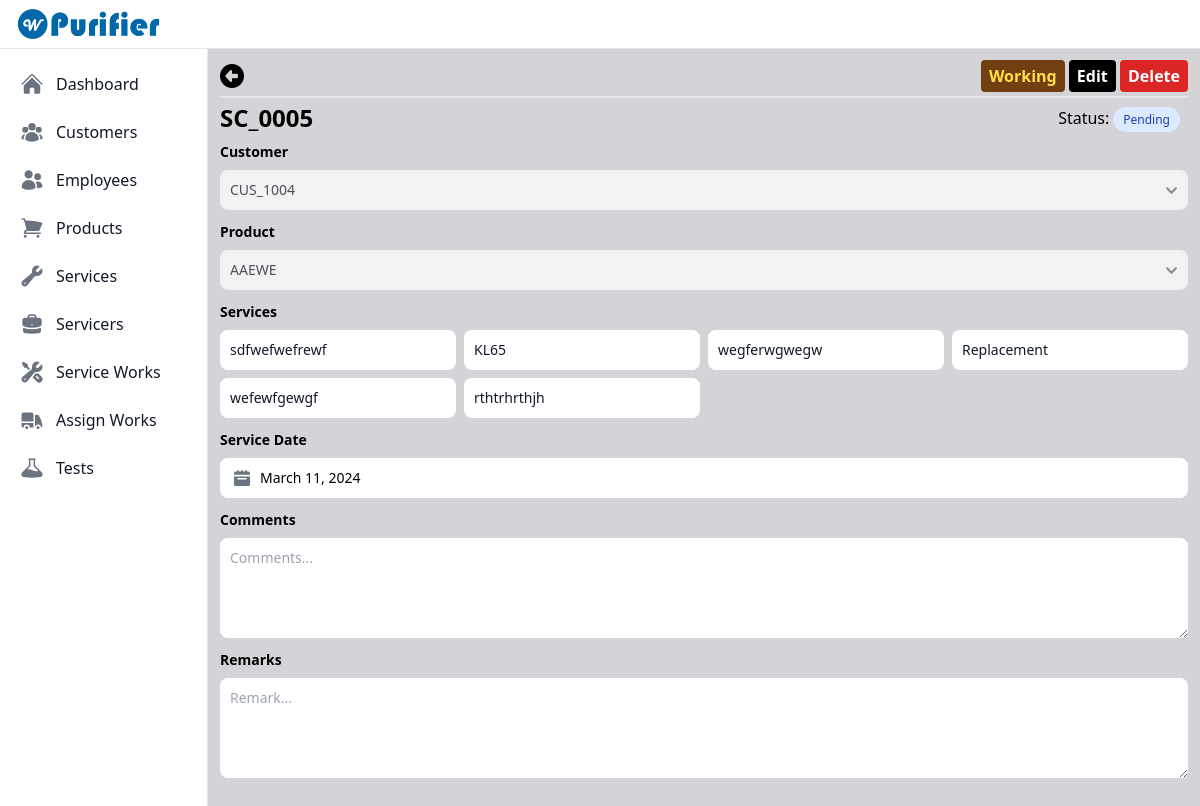
The app's page /each_service_work/d4be989f-b33c-4314-bc52-48e6b86bb324 (signed in), older data.
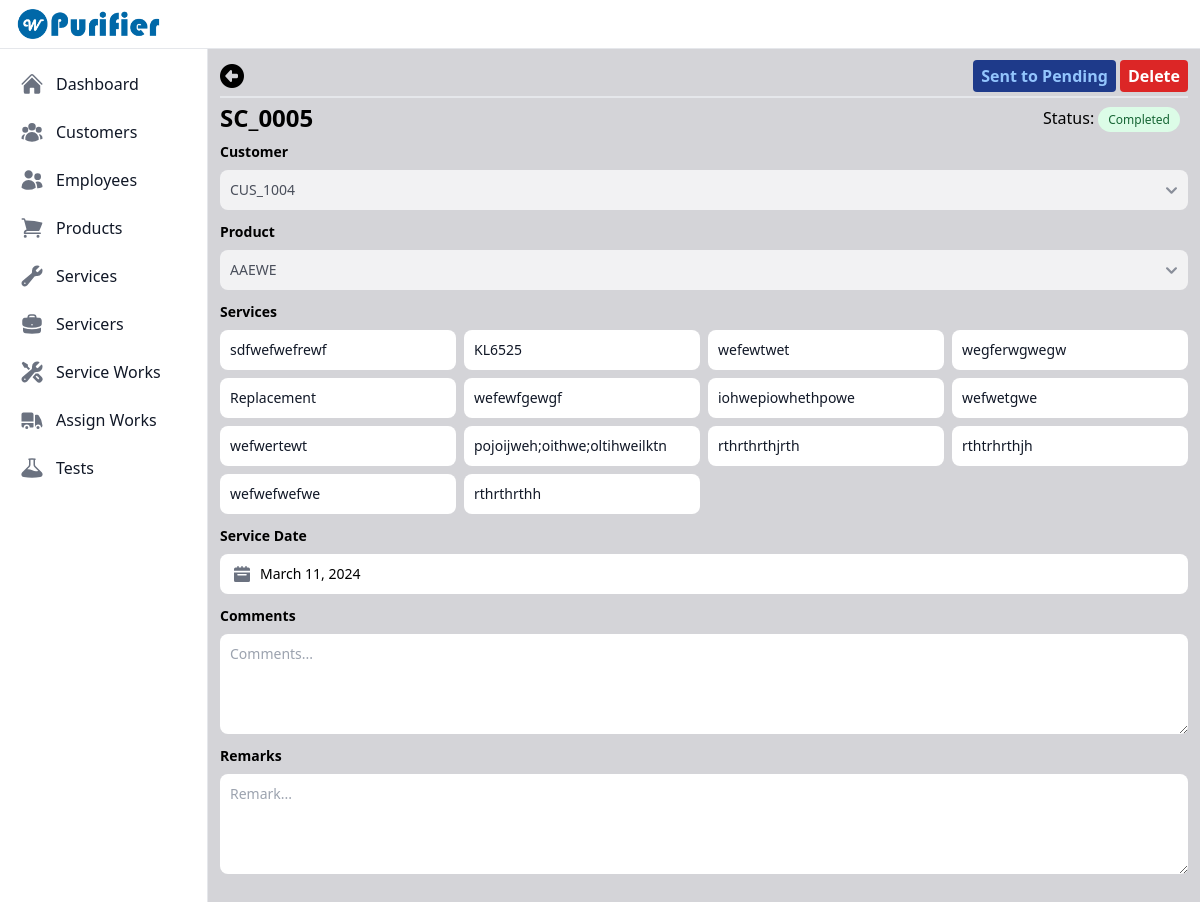
The same page, newer data.
### purifier/models.py (models this page shows, shortened)
class ServiceWork(models.Model):
    STATUS_CHOICES = (
        ('pending', 'Pending'),
        ('working', 'Working'),
        ('completed', 'Completed'),
    )
    id = models.UUIDField(primary_key=True, default=uuid.uuid4, unique=True, editable=False)
    service_work_code = models.CharField(max_length=50, blank=True, unique=True)
    customer_code = models.ForeignKey(Customer, on_delete=models.CASCADE)
    product = models.ForeignKey(Product, on_delete=models.CASCADE)
    service_name = models.ManyToManyField(Service)
    comment_section = models.TextField(null=True, blank=True)
    service_date = models.DateField()
    remark_section = models.TextField(null=True, blank=True)
    status = models.CharField(max_length=30, choices=STATUS_CHOICES, default='pending')
    created_on = models.DateField(auto_now_add=True)

class Service(models.Model):
    id = models.UUIDField(primary_key=True, default=uuid.uuid4, unique=True, editable=False)
    name = models.CharField(max_length=180)
    def __str__(self) -> str:
        return self.name

### purifier/views.py (the view, shortened to what this page needs)
# urls.py: path('each_service_work/<uuid:id>', views.eachServiceWork, name='each_service_work'),
@login_required
def eachServiceWork(request, id):
    service_work = get_object_or_404(ServiceWork, pk=id)
    service_work_form = ServiceWorkForm(instance=service_work)
    service_work_code_stored = service_work.service_work_code
    if request.method == 'GET':
        selected_customer = request.GET.get('selectedCustomer')
        selected_product = request.GET.get('selectedProduct')
        try:
            if selected_customer:
                customer = get_object_or_404(Customer, pk=selected_customer)
                installed_products = customer.installed_product.all()
                products = Product.objects.filter(id__in=installed_products)
                products_data = [{'id': product.id, 'name': product.name} for product in products]
                data = {
                    'products': products_data,
                }
                return JsonResponse(data)
            if selected_product:
                product = get_object_or_404(Product, pk=selected_product)
                product_services = product.services.all()
                services = Service.objects.filter(id__in=product_services)
                default_services = service_work.service_name.all()
                default_services_data = [{'id': default_service.id, 'name': default_service.name} for default_service in default_services]
                services_data = [{'id': service.id, 'name': service.name} for service in services]
                data = {
                    'services': services_data,
                    'default_services': default_services_data,
                }
                return JsonResponse(data)
        except Product.DoesNotExist:
            return JsonResponse({'error': 'Product not found'}, status=404)
        except Customer.DoesNotExist:
            return JsonResponse({'error': 'Customer not found'}, status=404)
    context = {'service_work': service_work, 'service_work_form': service_work_form}
    return render(request, 'servicework/each_servicework.html', context)

### purifier/models.py (called while the page is built)
    def __str__(self) -> str:
        return self.name

    def __str__(self) -> str:
        return self.customer_code

### user_management/models.py (called while the page is built)
    def __str__(self):
        return self.username

### purifier/templates/servicework/each_servicework.html (shortened to what the changed rows need)
{% extends "index.html" %}
{% load static %}
{% block content %}
    <div>
        <form id="serviceworkUpdateForm" method="POST" action="{% url "purifier:each_service_work" service_work.id  %}">
            <div class="flex justify-between">
                <div>
                    {% if service_work.status == 'pending' %}
                        <button id="serviceworkChangeStatus" class="bg-yellow-900 p-1 px-2 mb-1 text-base font-bold rounded text-yellow-300"><a href="{% url "purifier:servicework_change_status" service_work.id %}">Working</a></button>
                    {% elif service_work.status == 'working' %}
                        <button id="serviceworkChangeStatus" class="bg-green-900 p-1 px-2 mb-1 text-base font-bold rounded text-green-300"><a href="{% url "purifier:servicework_change_status" service_work.id %}">Work Done</a></button>
                    {% else %}
                        <button type="button" data-modal-target="status-modal" data-modal-toggle="status-modal" class="bg-blue-900 p-1 px-2 mb-1 text-base font-bold rounded text-blue-300">Sent to Pending</button>
                    {% endif %}
                    {% if service_work.status != 'completed' %}
                        <button id="serviceworkEditBtn" class="bg-black p-1 px-2 mb-1 text-base font-bold rounded text-white">Edit</button>
                    {% endif %}
                    <button type="button" data-modal-target="delete-modal" data-modal-toggle="delete-modal" id="serviceworkDeleteBtn" class="bg-red-600 p-1 px-2 mb-1 text-base font-bold rounded text-white">Delete</button>
                </div>
            </div>
            <div class="flex justify-between mt-1">
                <div>
                    <span class="text-2xl font-bold flex self-end">{{service_work.service_work_code}}<span>
                </div>
                <div class="flex items-center">
                    <div class="ms-1 status-of-work">
                        {% if service_work.status == 'pending' %}
                            <span class="bg-blue-100 text-blue-800 text-xs font-medium me-2 px-2.5 py-1 rounded-full dark:bg-blue-900 dark:text-blue-300">{{ service_work.get_status_display }}</span>
                        {% elif service_work.status == 'working' %}
                            <span class="bg-yellow-100 text-yellow-800 text-xs font-medium me-2 px-2.5 py-1 rounded-full dark:bg-yellow-900 dark:text-yellow-300">{{ service_work.get_status_display }}</span>
                        {% else %}
                            <span class="bg-green-100 text-green-800 text-xs font-medium me-2 px-2.5 py-1 rounded-full dark:bg-green-900 dark:text-green-300">{{ service_work.get_status_display }}</span>
                        {% endif %}
                    </div>
                </div>
            </div>
            <div class="mt-2">
                <div class="mb-3">
                    <label for="formServiceWorkProduct" id="serviceWorkProductLabel" class="block mb-2 text-sm font-bold text-black">Product</label>
                    {{ service_work_form.product }}
                </div>
                <div class="mb-3">
                    <div id="servicesView" class="grid grid-cols-4 gap-2">
                        {% for service in service_work.service_name.all  %}
                        <input type="text" id="eachProductService" class="bg-white text-gray-900 text-sm rounded-lg border-none focus:ring-blue-500 block w-full p-2.5" value="{{service}}" readonly>
                        {% endfor %}
                    </div>
                </div>
                <div class="mb-3">
                    <div class="relative">
                        <div class="absolute inset-y-0 start-0 flex items-center ps-3.5 pointer-events-none">
                          </div>
                        <input type="text" id="dateReadonly" class="block bg-white ps-10 p-2.5 w-full text-sm rounded-lg border-none focus:ring-blue-500" value="{{service_work.service_date}}">
                    </div>
                </div>
                <div class="mb-3">
                    <label for="formServiceWorkComment" class="block mb-2 text-sm font-bold text-black">Comments</label>
                    {{ service_work_form.comment_section }}
                </div>
                <div>
                    <label for="formServiceWorkRemark" class="block mb-2 text-sm font-bold text-black">Remarks</label>
                    {{ service_work_form.remark_section }}
                </div>
            </div>
        </form>
    </div>
{% endblock content %}

Row changes from the older to the newer data that the page shows:
changed ServiceWork "SC_0005": status "Pending" → "Completed"
changed Service (number 2 of 14 on the later page): name "KL65" → "KL6525"
added Service: name "wefewtwet"
added Service: name "iohwepiowhethpowe"
now on this page (row unchanged): Service: name "wefwetgwe"
added Service: name "wefwertewt"
added Service: name "pojoijweh;oithwe;oltihweilktn"
now on this page (row unchanged): Service: name "rthrthrthjrth"
now on this page (row unchanged): Service: name "wefwefwefwe"
now on this page (row unchanged): Service: name "rthrthrthh"
Text that changed along with them:
text no longer shown: "Working Edit"
text now shown: "Sent to Pending"
